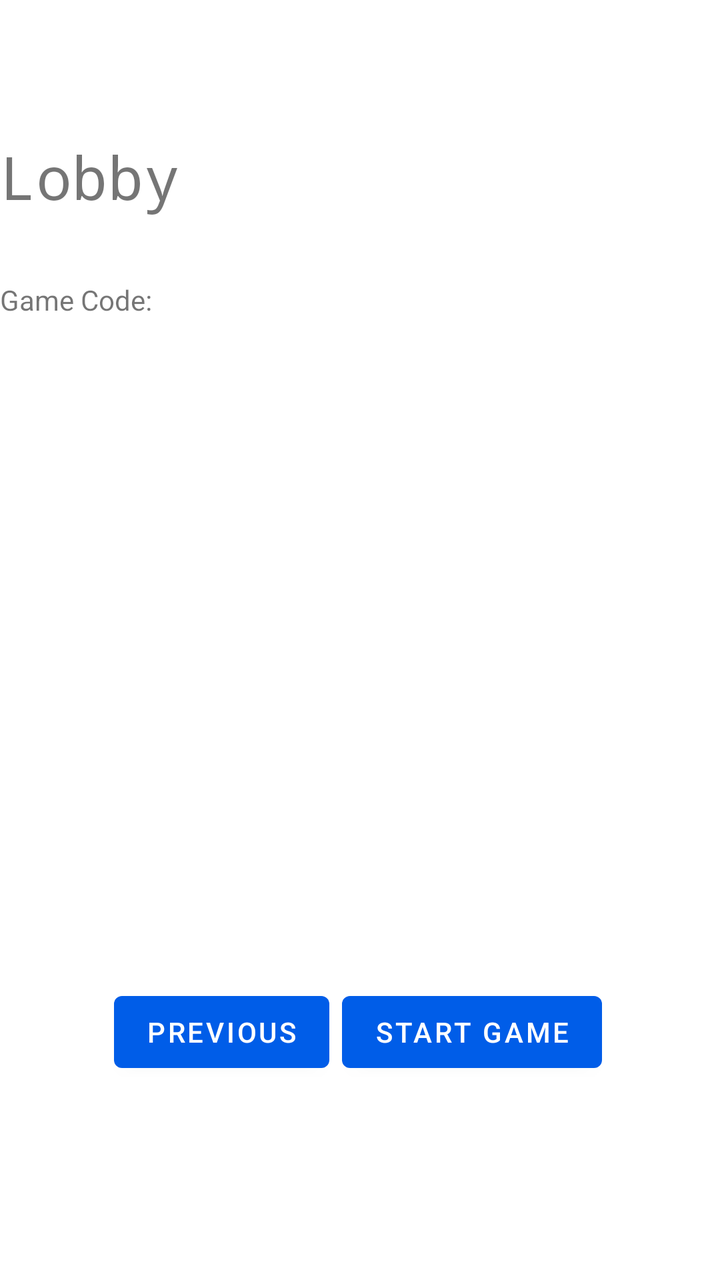
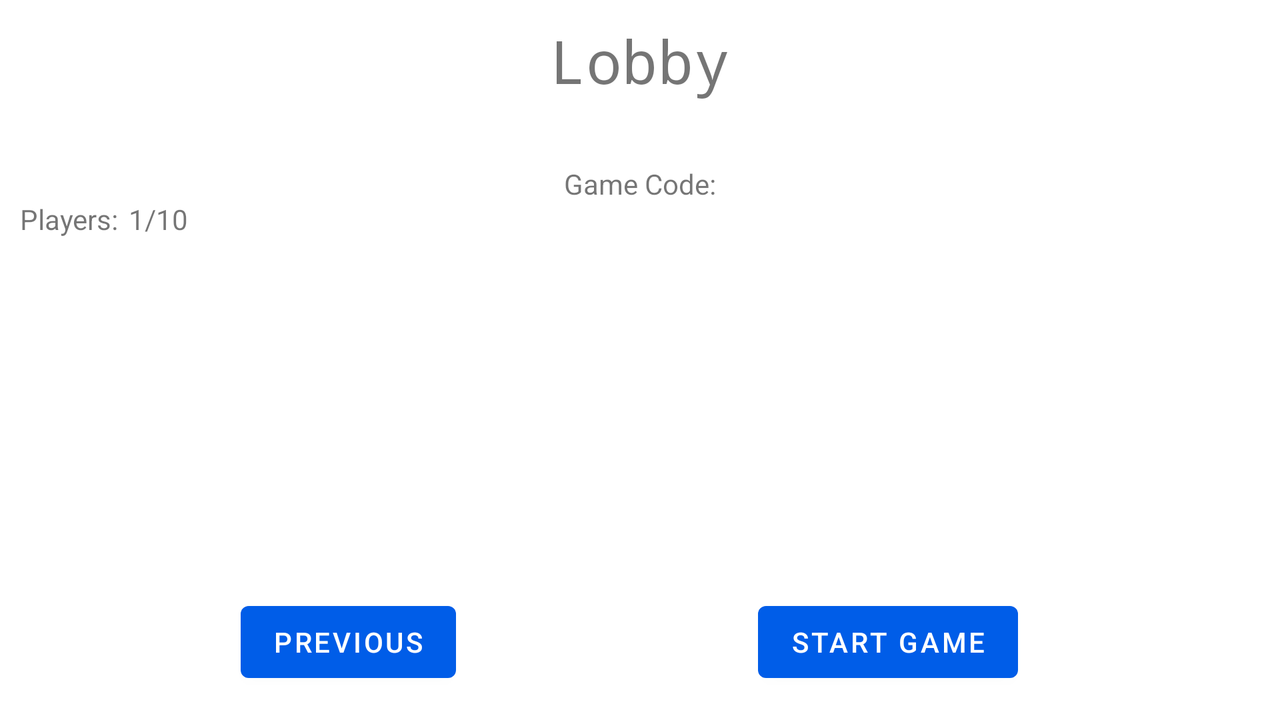

An Android layout and its configuration variant, each rendered on a device that would load it. The default file and the variant file are quoted in full after the pictures.
<!-- AndroidManifest.xml: application theme Theme.AceIt -->
<!-- res/layout/lobby.xml -->
<?xml version="1.0" encoding="utf-8"?>
<androidx.constraintlayout.widget.ConstraintLayout xmlns:android="http://schemas.android.com/apk/res/android"
    xmlns:app="http://schemas.android.com/apk/res-auto"
    xmlns:tools="http://schemas.android.com/tools"
    android:layout_width="match_parent"
    android:layout_height="match_parent"
    tools:context=".CatchTheDealerLobby">

    <Button
        android:id="@+id/button_back"
        android:layout_width="wrap_content"
        android:layout_height="wrap_content"
        android:layout_marginBottom="100dp"
        android:text="@string/previous"
        app:layout_constraintBottom_toBottomOf="parent"
        app:layout_constraintEnd_toEndOf="parent"
        app:layout_constraintHorizontal_bias="0.226"
        app:layout_constraintStart_toStartOf="parent" />

    <Button
        android:id="@+id/start_game_button"
        android:layout_width="wrap_content"
        android:layout_height="wrap_content"
        android:layout_marginBottom="100dp"
        android:text="@string/start_game"
        app:layout_constraintBottom_toBottomOf="parent"
        app:layout_constraintEnd_toEndOf="parent"
        app:layout_constraintHorizontal_bias="0.743"
        app:layout_constraintStart_toStartOf="parent" />

    <TextView
        android:id="@+id/textView"
        android:layout_width="wrap_content"
        android:layout_height="wrap_content"
        android:layout_marginTop="68dp"
        android:fontFamily="monospace"
        android:text="Lobby"
        android:textSize="30sp"
        app:layout_constraintTop_toTopOf="parent"
        tools:layout_editor_absoluteX="160dp" />

    <TextView
        android:id="@+id/textView2"
        android:layout_width="wrap_content"
        android:layout_height="wrap_content"
        android:layout_marginTop="32dp"
        android:text="Game Code:"
        app:layout_constraintTop_toBottomOf="@+id/textView"
        tools:layout_editor_absoluteX="167dp" />
</androidx.constraintlayout.widget.ConstraintLayout>
<!-- resources referenced by this layout -->
<resources>
  <string name="previous">Previous</string>
  <string name="start_game">Start Game</string>
  <style name="Theme.AceIt" parent="Theme.MaterialComponents.DayNight.DarkActionBar">
          
          <item name="colorPrimary">@color/blue_600</item>
          <item name="colorPrimaryVariant">@color/blue_800</item>
          <item name="colorOnPrimary">@color/white</item>
          
          <item name="colorSecondary">@color/teal_200</item>
          <item name="colorSecondaryVariant">@color/teal_700</item>
          <item name="colorOnSecondary">@color/black</item>
          
          <item name="android:statusBarColor" tools:targetApi="l">?attr/colorPrimaryVariant</item>
          
      </style>
  <color name="blue_600">#005DE8</color>
  <color name="blue_800">#00359C</color>
  <color name="white">#FFFFFFFF</color>
  <color name="teal_200">#FF03DAC5</color>
  <color name="teal_700">#FF018786</color>
  <color name="black">#FF000000</color>
</resources>
<!-- res/layout-land/lobby.xml (the repository's variant of the layout above) -->
<!-- drawn on the phone turned sideways -->
<?xml version="1.0" encoding="utf-8"?>
<androidx.constraintlayout.widget.ConstraintLayout xmlns:android="http://schemas.android.com/apk/res/android"
    xmlns:app="http://schemas.android.com/apk/res-auto"
    xmlns:tools="http://schemas.android.com/tools"
    android:layout_width="match_parent"
    android:layout_height="match_parent"
    tools:context=".CatchTheDealerLobby">

    <Button
        android:id="@+id/button_back"
        android:layout_width="wrap_content"
        android:layout_height="wrap_content"
        android:layout_marginBottom="15dp"
        android:text="@string/previous"
        app:layout_constraintBottom_toBottomOf="parent"
        app:layout_constraintEnd_toEndOf="parent"
        app:layout_constraintHorizontal_bias="0.226"
        app:layout_constraintStart_toStartOf="parent" />

    <Button
        android:id="@+id/start_game_button"
        android:layout_width="wrap_content"
        android:layout_height="wrap_content"
        android:layout_marginBottom="15dp"
        android:text="@string/start_game"
        app:layout_constraintBottom_toBottomOf="parent"
        app:layout_constraintEnd_toEndOf="parent"
        app:layout_constraintHorizontal_bias="0.743"
        app:layout_constraintStart_toStartOf="parent" />

    <TextView
        android:id="@+id/playersText"
        android:layout_width="wrap_content"
        android:layout_height="wrap_content"
        android:layout_marginStart="10dp"
        android:layout_marginTop="100dp"
        android:text="@string/players"
        app:layout_constraintStart_toStartOf="parent"
        app:layout_constraintTop_toTopOf="parent" />

    <TextView
        android:id="@+id/lobbyText"
        android:layout_width="wrap_content"
        android:layout_height="wrap_content"
        android:layout_marginTop="10dp"
        android:fontFamily="monospace"
        android:text="@string/lobby"
        android:textSize="30sp"
        app:layout_constraintEnd_toEndOf="parent"
        app:layout_constraintStart_toStartOf="parent"
        app:layout_constraintTop_toTopOf="parent" />

    <TextView
        android:id="@+id/playersCountText"
        android:layout_width="wrap_content"
        android:layout_height="wrap_content"
        android:layout_marginStart="5dp"
        android:layout_marginTop="100dp"
        android:text="1/10"
        app:layout_constraintStart_toEndOf="@+id/playersText"
        app:layout_constraintTop_toTopOf="parent" />

    <androidx.recyclerview.widget.RecyclerView
        android:id="@+id/players_list"
        android:layout_width="380dp"
        android:layout_height="193dp"
        android:layout_marginStart="10dp"
        android:layout_marginTop="125dp"
        app:layout_constraintStart_toStartOf="parent"
        app:layout_constraintTop_toTopOf="parent" />

    <TextView
        android:id="@+id/game_code_text"
        android:layout_width="wrap_content"
        android:layout_height="wrap_content"
        android:layout_marginTop="32dp"
        android:text="Game Code:"
        app:layout_constraintEnd_toEndOf="parent"
        app:layout_constraintStart_toStartOf="parent"
        app:layout_constraintTop_toBottomOf="@+id/lobbyText" />
</androidx.constraintlayout.widget.ConstraintLayout>
<!-- resources referenced by the variant -->
<!-- as the phone turned sideways resolves them -->
<resources>
  <string name="lobby">Lobby</string>
  <string name="players">Players:</string>
  <string name="previous">Previous</string>
  <string name="start_game">Start Game</string>
  <style name="Theme.AceIt" parent="Theme.MaterialComponents.DayNight.DarkActionBar">
          
          <item name="colorPrimary">@color/blue_600</item>
          <item name="colorPrimaryVariant">@color/blue_800</item>
          <item name="colorOnPrimary">@color/white</item>
          
          <item name="colorSecondary">@color/teal_200</item>
          <item name="colorSecondaryVariant">@color/teal_700</item>
          <item name="colorOnSecondary">@color/black</item>
          
          <item name="android:statusBarColor" tools:targetApi="l">?attr/colorPrimaryVariant</item>
          
      </style>
  <color name="blue_600">#005DE8</color>
  <color name="blue_800">#00359C</color>
  <color name="white">#FFFFFFFF</color>
  <color name="teal_200">#FF03DAC5</color>
  <color name="teal_700">#FF018786</color>
  <color name="black">#FF000000</color>
</resources>
